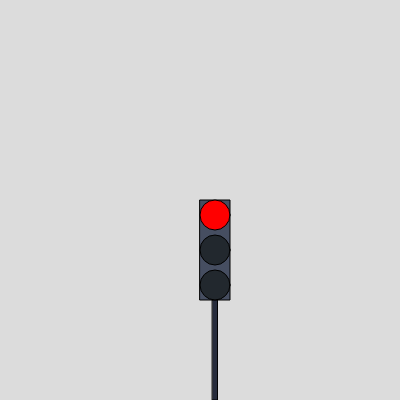
Frame 1 (no input)
Frame 60 (no input): identical to frame 1, image omitted
Frame 120 (the mouse pressed at the canvas centre since frame 60): identical to frame 1, image omitted

The p5.js sketch that drew this single still picture (run headless with seeded random() and noise() and a simulated clock; from frame 60 on, the mouse is pressed at the canvas centre):

// p5.js sketch
// ── sketch.js
let stoplichtkleur = 0;


function setup() {
  createCanvas(400, 400);
}

function draw() {
  background(220);

fill("#464e61")  
rect(200, 200, 30, 100)

fill("#262b3b ")
rect(212.5, 300, 5, 100)

fill("#22282e ")

// rode licht - waarde 0
  if (stoplichtkleur == 0) {
    fill("red")
  } else {
    fill("#22282e")
  }
  ellipse(215, 215, 30, 30)

  // oranje licht - 1
  if (stoplichtkleur == 1) {
    fill("orange")
  } else {
    fill("#22282e")
  }
  ellipse(215, 250, 30, 30)

  // groene licht - 2
  if (stoplichtkleur == 2) {
    fill("green")
  } else {
    fill("#22282e")
  }
  ellipse(215, 285, 30, 30)
}
function keyPressed() {
  if (keyCode == 13) {
    stoplichtkleur = stoplichtkleur + 1;
    if (stoplichtkleur > 2) {
      stoplichtkleur = 0;
    }
  }
}
